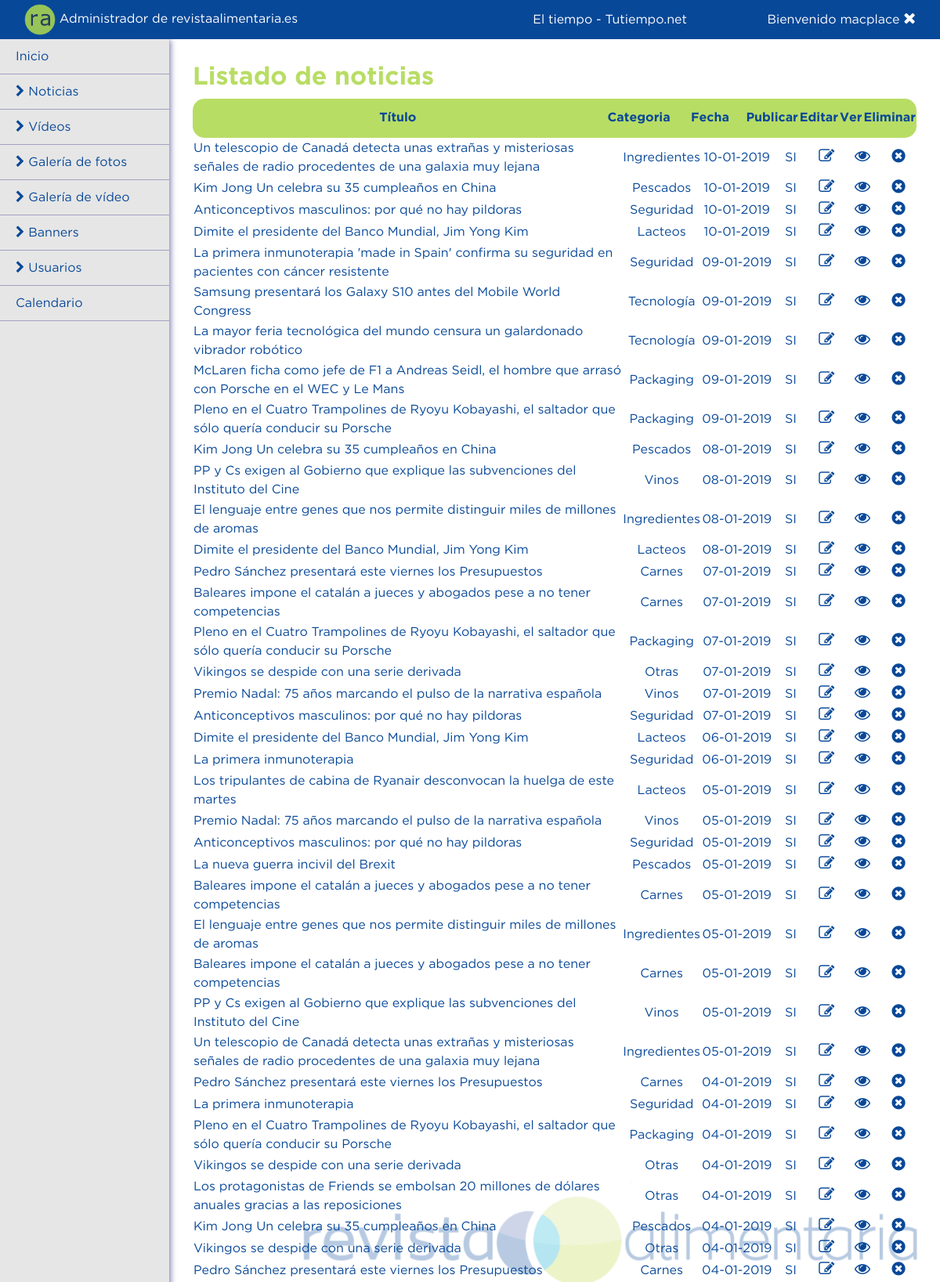
Screenshot of /Administrador/noticias/listado.php (signed in, upper part) with the database file from the repository.
### tables this page shows
CREATE TABLE `noticias` (
  `id` int(11) NOT NULL,
  `idcatego` smallint(6) NOT NULL,
  `idsector` smallint(6) NOT NULL,
  `fecha` char(8) NOT NULL,
  `hora` char(5) NOT NULL,
  `titulo` varchar(2048) NOT NULL,
  `titulo_corto` varchar(255) NOT NULL,
  `seo` varchar(255) NOT NULL,
  `fuente` varchar(100) NOT NULL,
  `intro` mediumtext NOT NULL,
  `descripcion` mediumtext NOT NULL,
  `youtube` mediumtext NOT NULL,
  `destacada` char(2) NOT NULL,
  `orden` smallint(6) NOT NULL,
  `publicar` char(2) DEFAULT NULL
);

CREATE TABLE `categorias` (
  `idcatego` int(9) NOT NULL,
  `nombre` varchar(255) NOT NULL,
  `orden` int(9) NOT NULL,
  `publicar` char(2) NOT NULL
);

### Administrador/noticias/listado.php (the view, shortened to what this page needs)
<?php
    include '../../inc/db.php';
?>
<!doctype html>
<html lang="es">
  <head>
    <link rel="stylesheet" href="https://cdnjs.cloudflare.com/ajax/libs/font-awesome/4.7.0/css/font-awesome.min.css">
    <link rel="stylesheet" href="../../css/bootstrap.min.css" >
    <link rel="stylesheet" href="../css/estilos.css">
  </head>
  <body>
      <?php include '../includes/cabecera.php';?>
      <div class="pagina-main">
          <?php include '../includes/menu.php';?>
          <div class="contenido">
              <h2>Listado de noticias</h2>
              <table class="tabla_titulo">
                  <tr><th class='celda_titulo'>Título</th><th class='celda_sector'>Categoria</th><th class='celda_sector'>Fecha</th><th>Publicar</th><th>Editar</th><th>Ver</th><th>Eliminar</th></tr>
              </table>
              <table class="tabla_listado">
                      <?php
                  $sql="SELECT noticias.*, categorias.nombre as categoria FROM noticias,categorias "
                          . "WHERE noticias.idcatego=categorias.idcatego ORDER BY noticias.fecha DESC, noticias.hora DESC";
                  $result= mysqli_query($connect, $sql);
                  $filas= mysqli_num_rows($result);
                  if($filas>0){
                      $html='';
                      while ($row = mysqli_fetch_assoc($result)) {
                        $ano= substr($row['fecha'], 0,4);
                        $mes= substr($row['fecha'], 4,2);
                        $dia= substr($row['fecha'], 6,2);
                        $fecha=$dia."-".$mes."-".$ano;
                        $html.="<tr><td class='celda_titulo'><a href='modi.php?id=".$row["id"]."'>".$row["titulo_corto"]."</a></td><td class='celda_sector'>".$row["categoria"]."</td><td class='celda_sector'>".$fecha.""
                             . "</td><td>".$row["publicar"]."</td><td><a href='modi.php?id=".$row["id"]."'><i class='fa fa-edit'></i></a></td><td><a href='http://localhost/revistaalimentaria.es/ver_noticia.php?volver=ok&noticia=".$row["seo"]."'><i class='fa fa-eye'></i></a></td><td><button class='b_eliminar'  onclick='confirmar(".$row["id"].",\"La noticia se borrara permanentemente\",\"borrar_noticia\");'><i class='fa fa-times-circle'></button></td></tr>";
                      }
                  }
                  echo $html;
                  ?>
              </table>
          </div>
      </div>
    </body>
</html>

### Administrador/css/estilos.css (style rules this page uses)
body,a,button,input,select { font-family: 'Gotham-Book'; color:#084898 !important; }
a { text-decoration: none !important; }
table { width: 100%; }
.pagina-main { min-height: 100%; }
.contenido { margin-top: 50px; width: 82%; float: right; padding: 30px; background-image: url('../../img/logo_revista_trans.png'); background-repeat: no-repeat; background-position: right; background-attachment: fixed; background-size: 70%; min-height: 90vh; }
.contenido h2 { color:#b8dd65; font-weight: bold; }
.tabla_titulo { height: 50px; background-color: #b8dd65; border-radius: 15px; }
tr { width: 100%; border-radius: 10px !important; }
.tabla_titulo th { text-align: center !important; }
.celda_titulo { width: 60% !important; }
.celda_sector { width: 10% !important; }
.tabla_listado td:not(.celda_titulo) { text-align: center !important; width: 5%; }
.tabla_listado .fa { cursor: pointer; font-size: 20px; }
.b_eliminar { border:0; background-color: transparent; }

### rows the page displays
noticias: titulo_corto "Un telescopio de Canadá detecta unas extrañas y misteriosas señales de radio procedentes de una galaxia muy lejana", categorias.nombre "Ingredientes", fecha "10-01-2019", publicar "SI"
noticias: titulo_corto "Kim Jong Un celebra su 35 cumpleaños en China", categorias.nombre "Pescados", fecha "10-01-2019", publicar "SI"
noticias: titulo_corto "Anticonceptivos masculinos: por qué no hay pildoras", categorias.nombre "Seguridad", fecha "10-01-2019", publicar "SI"
noticias: titulo_corto "Dimite el presidente del Banco Mundial, Jim Yong Kim", categorias.nombre "Lacteos", fecha "10-01-2019", publicar "SI"
noticias: titulo_corto "La primera inmunoterapia 'made in Spain' confirma su seguridad en pacientes con cáncer resistente", categorias.nombre "Seguridad", fecha "09-01-2019", publicar "SI"
noticias: titulo_corto "Samsung presentará los Galaxy S10 antes del Mobile World Congress", categorias.nombre "Tecnología", fecha "09-01-2019", publicar "SI"
noticias: titulo_corto "La mayor feria tecnológica del mundo censura un galardonado vibrador robótico", categorias.nombre "Tecnología", fecha "09-01-2019", publicar "SI"
noticias: titulo_corto "McLaren ficha como jefe de F1 a Andreas Seidl, el hombre que arrasó con Porsche en el WEC y Le Mans", categorias.nombre "Packaging", fecha "09-01-2019", publicar "SI"
noticias: titulo_corto "Pleno en el Cuatro Trampolines de Ryoyu Kobayashi, el saltador que sólo quería conducir su Porsche", categorias.nombre "Packaging", fecha "09-01-2019", publicar "SI"
noticias: titulo_corto "Kim Jong Un celebra su 35 cumpleaños en China", categorias.nombre "Pescados", fecha "08-01-2019", publicar "SI"
noticias: titulo_corto "PP y Cs exigen al Gobierno que explique las subvenciones del Instituto del Cine", categorias.nombre "Vinos", fecha "08-01-2019", publicar "SI"
noticias: titulo_corto "El lenguaje entre genes que nos permite distinguir miles de millones de aromas", categorias.nombre "Ingredientes", fecha "08-01-2019", publicar "SI"
noticias: titulo_corto "Dimite el presidente del Banco Mundial, Jim Yong Kim", categorias.nombre "Lacteos", fecha "08-01-2019", publicar "SI"
noticias: titulo_corto "Pedro Sánchez presentará este viernes los Presupuestos", categorias.nombre "Carnes", fecha "07-01-2019", publicar "SI"
noticias: titulo_corto "Baleares impone el catalán a jueces y abogados pese a no tener competencias", categorias.nombre "Carnes", fecha "07-01-2019", publicar "SI"
noticias: titulo_corto "Pleno en el Cuatro Trampolines de Ryoyu Kobayashi, el saltador que sólo quería conducir su Porsche", categorias.nombre "Packaging", fecha "07-01-2019", publicar "SI"
noticias: titulo_corto "Vikingos se despide con una serie derivada", categorias.nombre "Otras", fecha "07-01-2019", publicar "SI"
noticias: titulo_corto "Premio Nadal: 75 años marcando el pulso de la narrativa española", categorias.nombre "Vinos", fecha "07-01-2019", publicar "SI"
noticias: titulo_corto "Anticonceptivos masculinos: por qué no hay pildoras", categorias.nombre "Seguridad", fecha "07-01-2019", publicar "SI"
noticias: titulo_corto "Dimite el presidente del Banco Mundial, Jim Yong Kim", categorias.nombre "Lacteos", fecha "06-01-2019", publicar "SI"
noticias: titulo_corto "La primera inmunoterapia", categorias.nombre "Seguridad", fecha "06-01-2019", publicar "SI"
noticias: titulo_corto "Los tripulantes de cabina de Ryanair desconvocan la huelga de este martes", categorias.nombre "Lacteos", fecha "05-01-2019", publicar "SI"
noticias: titulo_corto "Premio Nadal: 75 años marcando el pulso de la narrativa española", categorias.nombre "Vinos", fecha "05-01-2019", publicar "SI"
noticias: titulo_corto "Anticonceptivos masculinos: por qué no hay pildoras", categorias.nombre "Seguridad", fecha "05-01-2019", publicar "SI"
noticias: titulo_corto "La nueva guerra incivil del Brexit", categorias.nombre "Pescados", fecha "05-01-2019", publicar "SI"
noticias: titulo_corto "Baleares impone el catalán a jueces y abogados pese a no tener competencias", categorias.nombre "Carnes", fecha "05-01-2019", publicar "SI"
noticias: titulo_corto "El lenguaje entre genes que nos permite distinguir miles de millones de aromas", categorias.nombre "Ingredientes", fecha "05-01-2019", publicar "SI"
noticias: titulo_corto "Baleares impone el catalán a jueces y abogados pese a no tener competencias", categorias.nombre "Carnes", fecha "05-01-2019", publicar "SI"
noticias: titulo_corto "PP y Cs exigen al Gobierno que explique las subvenciones del Instituto del Cine", categorias.nombre "Vinos", fecha "05-01-2019", publicar "SI"
noticias: titulo_corto "Un telescopio de Canadá detecta unas extrañas y misteriosas señales de radio procedentes de una galaxia muy lejana", categorias.nombre "Ingredientes", fecha "05-01-2019", publicar "SI"
noticias: titulo_corto "Pedro Sánchez presentará este viernes los Presupuestos", categorias.nombre "Carnes", fecha "04-01-2019", publicar "SI"
noticias: titulo_corto "La primera inmunoterapia", categorias.nombre "Seguridad", fecha "04-01-2019", publicar "SI"
noticias: titulo_corto "Pleno en el Cuatro Trampolines de Ryoyu Kobayashi, el saltador que sólo quería conducir su Porsche", categorias.nombre "Packaging", fecha "04-01-2019", publicar "SI"
noticias: titulo_corto "Vikingos se despide con una serie derivada", categorias.nombre "Otras", fecha "04-01-2019", publicar "SI"
noticias: titulo_corto "Los protagonistas de Friends se embolsan 20 millones de dólares anuales gracias a las reposiciones", categorias.nombre "Otras", fecha "04-01-2019", publicar "SI"
noticias: titulo_corto "Kim Jong Un celebra su 35 cumpleaños en China", categorias.nombre "Pescados", fecha "04-01-2019", publicar "SI"
noticias: titulo_corto "Vikingos se despide con una serie derivada", categorias.nombre "Otras", fecha "04-01-2019", publicar "SI"
noticias: titulo_corto "Pedro Sánchez presentará este viernes los Presupuestos", categorias.nombre "Carnes", fecha "04-01-2019", publicar "SI"

### other values shown
$_SESSION['elnombre'] "macplace"
